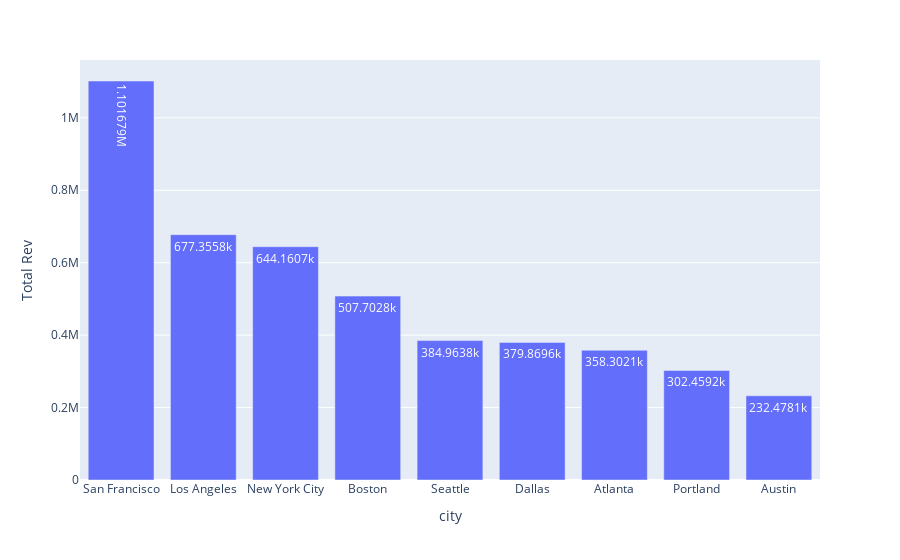

This figure's notebook cell:
### Code cell
px.bar(rev_city,'city',y='Price Each',labels={'Price Each' :'Total Rev'},text_auto=True)

### Figure 1 — Plotly figure (JSON) as saved in the notebook; plotly's stock layout.template omitted (floating-point values rounded to 4 significant figures)
{"data": [{"hovertemplate": "city=%{x}<br>Total Rev=%{y}<extra></extra>", "legendgroup": "", "marker": {"color": "#636efa", "pattern": {"shape": ""}}, "name": "", "orientation": "v", "showlegend": false, "textposition": "auto", "texttemplate": "%{y}", "type": "bar", "x": ["San Francisco", "Los Angeles", "New York City", "Boston", "Seattle", "Dallas", "Atlanta", "Portland", "Austin"], "xaxis": "x", "y": [1102000.0, 677400.0, 644200.0, 507700.0, 385000.0, 379900.0, 358300.0, 302500.0, 232500.0], "yaxis": "y"}], "layout": {"barmode": "relative", "legend": {"tracegroupgap": 0}, "margin": {"t": 60}, "xaxis": {"anchor": "y", "domain": [0, 1], "title": {"text": "city"}}, "yaxis": {"anchor": "x", "domain": [0, 1], "title": {"text": "Total Rev"}}}}
